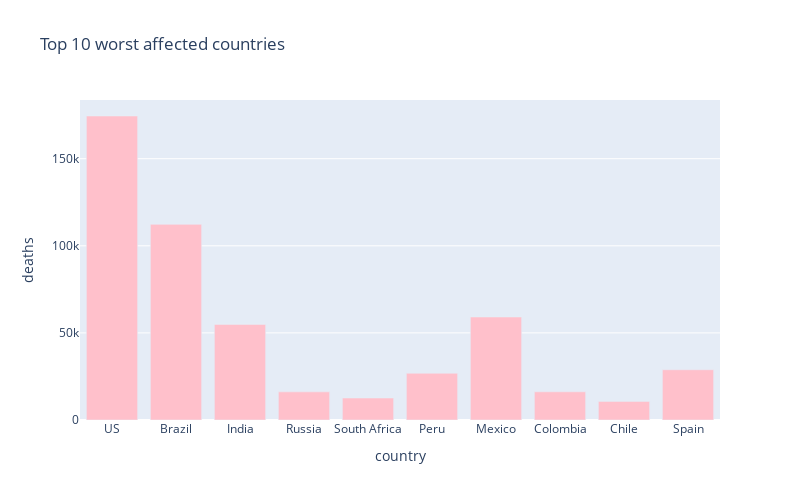

Here is the notebook cell this chart was saved with:
### Markdown cell above
# 10 worst hit countries - Death cases

### Code cell
px.bar(
    sorted_country_df.head(10),
    x = "country",
    y = "deaths",
    title= "Top 10 worst affected countries", # the axis names
    color_discrete_sequence=["pink"], 
    height=500,
    width=800
)

### Figure 1 — Plotly figure (JSON) as saved in the notebook; plotly's stock layout.template omitted (floating-point values rounded to 4 significant figures)
{"data": [{"alignmentgroup": "True", "hovertemplate": "country=%{x}<br>deaths=%{y}<extra></extra>", "legendgroup": "", "marker": {"color": "pink"}, "name": "", "offsetgroup": "", "orientation": "v", "showlegend": false, "textposition": "auto", "type": "bar", "x": ["US", "Brazil", "India", "Russia", "South Africa", "Peru", "Mexico", "Colombia", "Chile", "Spain"], "xaxis": "x", "y": [174504, 112304, 54849, 16148, 12618, 26834, 59106, 16183, 10671, 28838], "yaxis": "y"}], "layout": {"barmode": "relative", "height": 500, "legend": {"tracegroupgap": 0}, "title": {"text": "Top 10 worst affected countries"}, "width": 800, "xaxis": {"anchor": "y", "domain": [0, 1], "title": {"text": "country"}}, "yaxis": {"anchor": "x", "domain": [0, 1], "title": {"text": "deaths"}}}}
